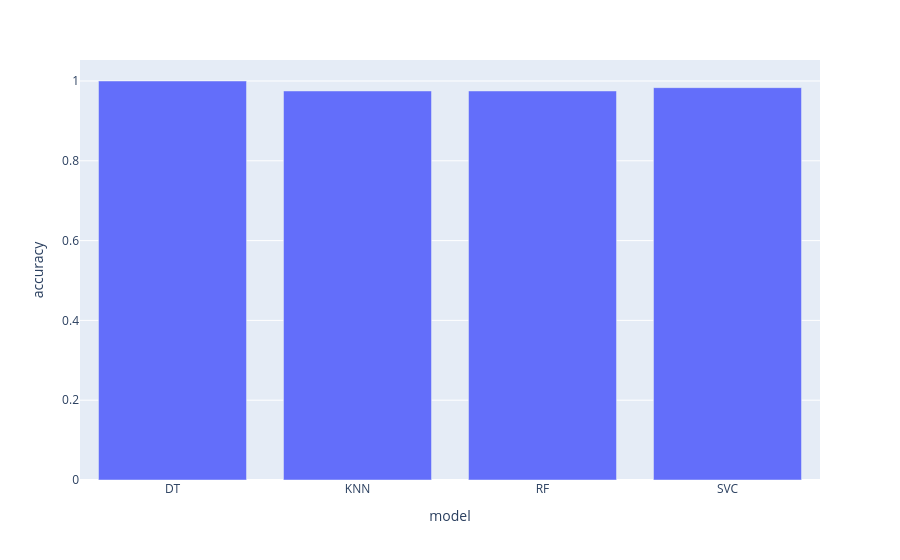

Notebook code for this chart:
### Code cell
px.bar(data_frame=result,x="model",y="accuracy")

### Figure 1 — Plotly figure (JSON) as saved in the notebook; plotly's stock layout.template omitted (floating-point values rounded to 4 significant figures)
{"data": [{"hovertemplate": "model=%{x}<br>accuracy=%{y}<extra></extra>", "legendgroup": "", "marker": {"color": "#636efa", "pattern": {"shape": ""}}, "name": "", "orientation": "v", "showlegend": false, "textposition": "auto", "type": "bar", "x": ["DT", "KNN", "RF", "SVC"], "xaxis": "x", "y": [1.0, 0.975, 0.975, 0.9833], "yaxis": "y"}], "layout": {"barmode": "relative", "legend": {"tracegroupgap": 0}, "margin": {"t": 60}, "xaxis": {"anchor": "y", "domain": [0, 1], "title": {"text": "model"}}, "yaxis": {"anchor": "x", "domain": [0, 1], "title": {"text": "accuracy"}}}}
